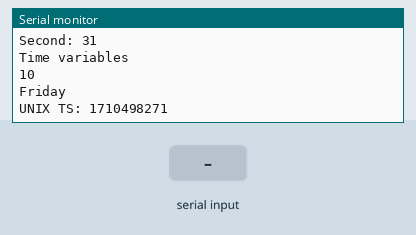
The sketch below on a simulated ESP32. Parts: the last lines printed to the serial monitor. The inputs (shaded band) are chosen by the test bench. WiFi joins after 1.5 s; servers stay silent unless stated; the local clock reads 2024-03-15 10:24:30 at power-on unless the sketch sets it.

Above: at 2.7 s.
2.8 s: "90,45\n" received over Serial
At 3.6 s:
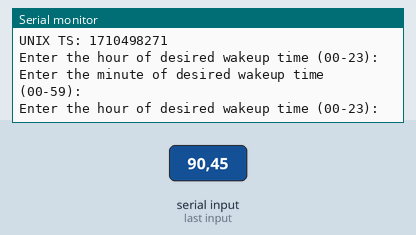
At 4.6 s:
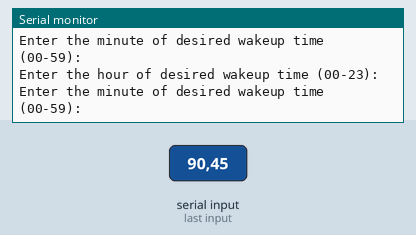

The sketch:

v2_z2.ino
```cpp
//---------------------------------------------------------------
//                           VEŽBA 2
//                          ZADATAK 2
//---------------------------------------------------------------
//    Napisati aplikaciju koja:
//    1. Sinhronizuje vreme na ESP32 pomoću NTP
//    2. Omogućava korisniku unos vremena buđenja preko serijskog porta
//    3. Odlazi u Deep Sleep
//    4. Budi se u trenutku koji je korisnik zadao


#include <WiFi.h>
#include "time.h"

#define uS_TO_S_FACTOR 1000000  //faktor konverzije iz mikrosekundi u sekunde

const char* ssid = "enter_wifi";
const char* password = "enter_password";

const char* ntpServer = "pool.ntp.org";
const long gmtOffset_sec = 3600;
const int daylightOffset_sec = 3600;


//user input from serial monitor
int time_of_wakeup[2];

//time structure
struct tm timeinfo;

//variable to store user inputed time converted to seconds
long int user_time_s;

//current time in seconds
long int curr_time_s;

long int wakeup_time;


void setup() {
  Serial.begin(115200);

  // Connect to Wi-Fi
  Serial.print("Connecting to ");
  Serial.println(ssid);
  WiFi.begin(ssid, password);
  while (WiFi.status() != WL_CONNECTED) {
    delay(500);
    Serial.print(".");
  }
  Serial.println("");
  Serial.println("WiFi connected.");

  // Init and get the time
  configTime(gmtOffset_sec, daylightOffset_sec, ntpServer);


  //disconnect WiFi as it's no longer needed
  WiFi.disconnect(true);
  WiFi.mode(WIFI_OFF);


  printLocalTime();


  calculate_time();


}

void loop() {


  while (Serial.available()) {
    Serial.println("Enter the hour of desired wakeup time (00-23):");
      time_of_wakeup[0] = Serial.parseInt();
    Serial.println("Enter the minute of desired wakeup time (00-59):");
      time_of_wakeup[1] = Serial.parseInt();

      break;
  }

}

void calculate_time() {

  curr_time_s = timeinfo.tm_hour * 3600 + timeinfo.tm_min * 60;
  user_time_s = time_of_wakeup[0] * 3600 + time_of_wakeup[1] * 60;

  //midnight problem
  if (curr_time_s > user_time_s)
    user_time_s += 24 * 3600;


  wakeup_time = user_time_s - curr_time_s;
}

void printLocalTime(){

  if(!getLocalTime(&timeinfo)){
    Serial.println("Failed to obtain time");
    return;
  }

  Serial.println(&timeinfo, "%A, %B %d %Y %H:%M:%S");
  Serial.print("Day of week: ");
  Serial.println(&timeinfo, "%A");
  Serial.print("Month: ");
  Serial.println(&timeinfo, "%B");
  Serial.print("Day of Month: ");
  Serial.println(&timeinfo, "%d");
  Serial.print("Year: ");
  Serial.println(&timeinfo, "%Y");
  Serial.print("Hour: ");
  Serial.println(&timeinfo, "%H");
  Serial.print("Hour (12 hour format): ");
  Serial.println(&timeinfo, "%I");
  Serial.print("Minute: ");
  Serial.println(&timeinfo, "%M");
  Serial.print("Second: ");
  Serial.println(&timeinfo, "%S");

  Serial.println("Time variables");
  char timeHour[3];
  strftime(timeHour,3, "%H", &timeinfo);
  Serial.println(timeHour);
  char timeWeekDay[10];
  strftime(timeWeekDay,10, "%A", &timeinfo);
  Serial.println(timeWeekDay);

  time_t now;
  time(&now);
  Serial.print("UNIX TS: ");
  Serial.println(now);

  Serial.println();
}

void goToDeepSleep() {


   esp_sleep_enable_timer_wakeup(wakeup_time * uS_TO_S_FACTOR);
  Serial.println("ESP32 podesen za spavanje na " + String(wakeup_time) + " sekundi");

  //spavaj
  esp_deep_sleep_start();
}
```

Measured:
- after the input at 2.8 s, the serial monitor: prints a new line at once (image 1)
